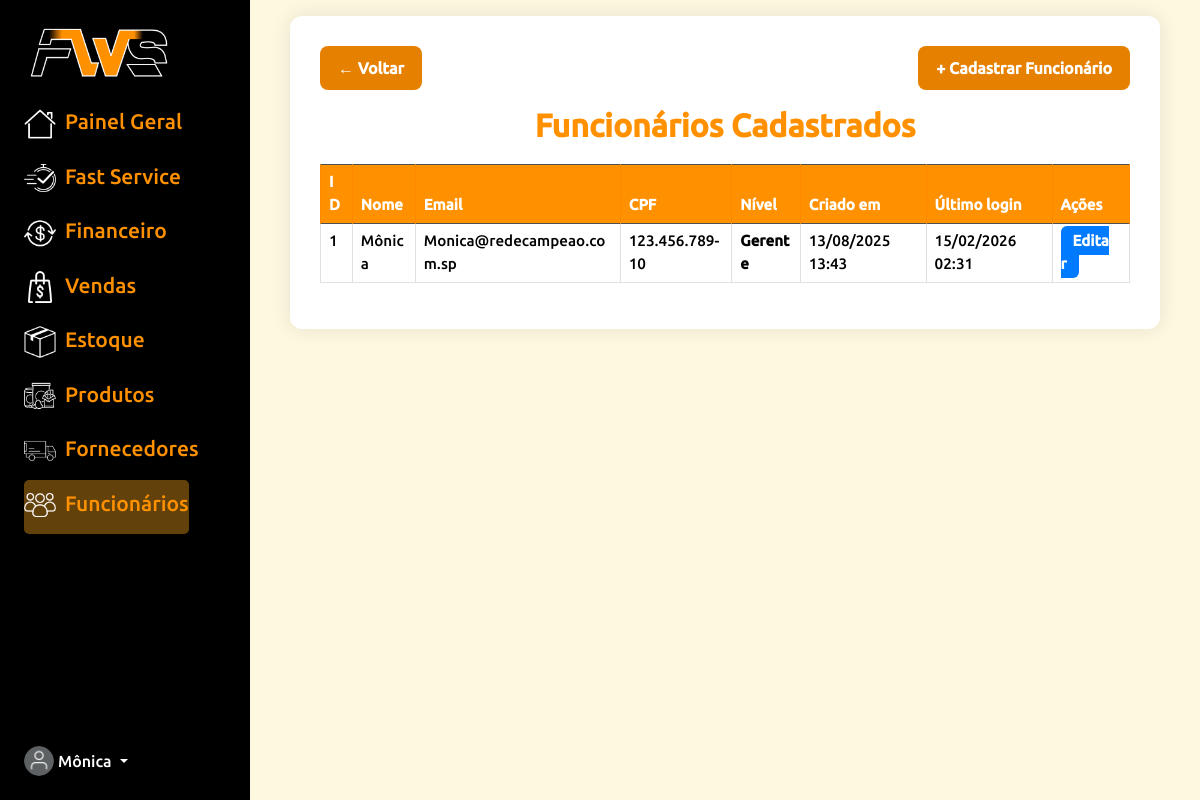
The app's page /FWS_ADM/funcionarios/HTML/lista_funcionarios.php (signed in) with its own data.
### tables this page shows
CREATE TABLE IF NOT EXISTS `funcionarios` (
  `id` int(11) NOT NULL AUTO_INCREMENT,
  `nome` varchar(100) NOT NULL,
  `cpf` varchar(14) NOT NULL,
  `email` varchar(100) NOT NULL,
  `senha` varchar(255) NOT NULL,
  `nivel_permissao` tinyint(4) NOT NULL,
  `criado_em` timestamp NULL DEFAULT CURRENT_TIMESTAMP,
  `ultimo_login` datetime DEFAULT NULL,
  `ativo` tinyint(1) DEFAULT '1',
  PRIMARY KEY (`id`),
  UNIQUE KEY `cpf` (`cpf`),
  UNIQUE KEY `email` (`email`)
);

### FWS_ADM/funcionarios/HTML/lista_funcionarios.php (the view, shortened to what this page needs)
<?php
include "../../conn.php";
$id = $_SESSION['usuario_id_ADM'];
$stmt = $sql->prepare("SELECT nome, nivel_permissao FROM funcionarios WHERE id = ?");
$stmt->bind_param("i", $id);
$stmt->execute();
$stmt->bind_result($nome_adm, $nivel_adm);
$nome_adm = explode(" ", trim($nome_adm))[0];
$query = "SELECT id, nome, email, CPF, nivel_permissao, criado_em, ultimo_login FROM funcionarios ORDER BY id ASC";
$result = $sql->query($query);
function nivelPermissao($nivel) {
    if ($nivel == 3) return "Gerente";
    return "Desconhecido";
}
$pagina = 'funcionarios';
?>
<!DOCTYPE html>
<html lang="pt-br">
<head>
    <link href="https://cdn.jsdelivr.net/npm/bootstrap@5.3.3/dist/css/bootstrap.min.css" rel="stylesheet">
  <link rel="stylesheet" href="../../menu_principal/CSS/menu_principal.css">
</head>
<body>
    <div class="container-fluid">
        <div class="row flex-nowrap">
            <div class="col-auto px-sm-2 px-0 bg-dark" id="fund">
                <div class="d-flex flex-column align-items-center align-items-sm-start px-3 pt-2 text-white min-vh-100"
                    id="menu">
                    <ul class="nav nav-pills flex-column mb-sm-auto mb-0 align-items-center align-items-sm-start">
                        <li id="logo-linha"><img src="../../menu_principal/IMG/logo_linhas.png"></li>
                        <li class="nav-item">
                            <a href="/fws/FWS_ADM/menu_principal/HTML/menu_principal1.php"
                                class="nav-link align-middle px-0" id="cor-fonte">
                                <img src="../../menu_principal/IMG/painelgeral.png">
                                <span class="ms-1 d-none d-sm-inline">Painel Geral</span>
                            </a>
                        </li>
                        <li><a href="/fws/FWS_ADM/fast_service/HTML/fast_service.php" class="nav-link align-middle px-0"
                                id="cor-fonte">
                                <img src="../../menu_principal/IMG/fastservice.png">
                                <span class="ms-1 d-none d-sm-inline">Fast Service</span></a></li>
                        <li><a href="/fws/FWS_ADM/menu_financeiro/HTML/menu_financeiro.php"
                                class="nav-link align-middle px-0" id="cor-fonte">
                                <img src="../../menu_principal/IMG/financeiro.png">
                                <span class="ms-1 d-none d-sm-inline">Financeiro</span></a></li>
                        <li><a href="/fws/FWS_ADM/menu_vendas/HTML/menu_venda.php" class="nav-link align-middle px-0"
                                id="cor-fonte">
                                <img src="../../menu_principal/IMG/vendaspai.png">
                                <span class="ms-1 d-none d-sm-inline">Vendas</span></a></li>
                        <li><a href="/fws/FWS_ADM/estoque/HTML/estoque.php" class="nav-link align-middle px-0"
                                id="cor-fonte">
                                <img src="../../menu_principal/IMG/estoque.png">
                                <span class="ms-1 d-none d-sm-inline">Estoque</span></a></li>
                        <li><a href="/fws/FWS_ADM/produtos/HTML/lista_produtos.php" class="nav-link align-middle px-0"
                                id="cor-fonte">
                                <img src="../../menu_principal/IMG/produtos.png">
                                <span class="ms-1 d-none d-sm-inline">Produtos</span></a></li>
                        <li><a href="/fws/FWS_ADM/fornecedores/HTML/lista_fornecedores.php"
                                class="nav-link align-middle px-0" id="cor-fonte">
                                <img src="../../menu_principal/IMG/fornecedor.png">
                                <span class="ms-1 d-none d-sm-inline">Fornecedores</span></a></li>
                        <li><a href="/fws/FWS_ADM/funcionarios/HTML/menu_funcionarios.php"
                                class="nav-link align-middle px-0 <?php if($pagina=='funcionarios') echo 'active'; ?>" id="cor-fonte">
                                <img src="../../menu_principal/IMG/funcionarios.png">
                                <span class="ms-1 d-none d-sm-inline">Funcionários</span></a></li>
                    </ul>
                    <div class="dropdown pb-4">
                        <a href="#" class="d-flex align-items-center text-white text-decoration-none dropdown-toggle"
                            data-bs-toggle="dropdown">
                            <img src="../../fotodeperfiladm.png" width="30" height="30" class="rounded-circle">
                            <span class="d-none d-sm-inline mx-1"><?= $nome_adm ?></span>
                        </a>
                    </div>
                </div>
            </div>
            <div class="col py-3" id="conteudo-principal">
                <div class="container">
                    <div class="d-flex justify-content-between mb-3">
                        <a href="menu_funcionarios.php" class="btn-voltar">← Voltar</a>
                        <a href="cadastrar_funcionario.php" class="btn-cadastrar">+ Cadastrar Funcionário</a>
                    </div>
                    <h2>Funcionários Cadastrados</h2>
                    <table class="table table-bordered table-hover">
                        <thead class="table-dark">
                            <tr>
                                <th>ID</th>
                                <th>Nome</th>
                                <th>Email</th>
                                <th>CPF</th>
                                <th>Nível</th>
                                <th>Criado em</th>
                                <th>Último login</th>
                                <?php if ($nivel_adm == 2 || $nivel_adm == 3): ?>
                                <th>Ações</th>
                                <?php endif; ?>
                            </tr>
                        </thead>
                        <tbody>
                            <?php if ($result->num_rows > 0): ?>
                            <?php while ($row = $result->fetch_assoc()): ?>
                            <tr>
                                <td class="sem-quebra"><?= $row['id'] ?></td>
                                <td class="col-nome"><?= htmlspecialchars($row['nome']) ?></td>
                                <td class="sem-quebra"><?= htmlspecialchars($row['email']) ?></td>
                                <td class="sem-quebra"><?= htmlspecialchars($row['CPF']) ?></td>
                                <td class="nivel-vermelho"><?= nivelPermissao($row['nivel_permissao']) ?></td>
                                <td class="sem-quebra"><?= date('d/m/Y H:i', strtotime($row['criado_em'])) ?></td>
                                <td class="sem-quebra">
                                    <?= $row['ultimo_login'] ? date('d/m/Y H:i', strtotime($row['ultimo_login'])) : '-' ?>
                                </td>
                                <?php if ($nivel_adm == 2 || $nivel_adm == 3): ?>
                                <td>
                                    <a href="editar_funcionario.php?id=<?= $row['id'] ?>" class="btn-editar">Editar</a>
                                </td>
                                <?php endif; ?>
                            </tr>
                            <?php endwhile; ?>
                            <?php else: ?>
                            <tr>
                                <td colspan="8">Nenhum funcionário encontrado.</td>
                            </tr>
                            <?php endif; ?>
                        </tbody>
                    </table>
                </div>
            </div>
        </div>
    </div>
</body>
</html>

### FWS_ADM/menu_principal/CSS/menu_principal.css (style rules this page uses)
.col { margin-left: 250px; }
#menu { background-color: black; }
#fund { background-color: black !important; position: fixed; left: 0; top: 0; height: 100vh; overflow-y: auto; z-index: 1000; }
#cor-fonte { color: #ff9100; font-size: 21px; padding-bottom: 13px; }
#cor-fonte img { width: 32px; }
#logo-linha img { width: 150px; }
.nav-link { width: 100%; display: block; border-radius: 10px; }
.nav-link.active { background-color: #f4a21d67 !important; border-radius: 5px; }

### FWS_ADM/funcionarios/HTML/lista_funcionarios.php (style rules this page uses)
body { background-color: #fff8e1; overflow-x: hidden; animation: fadeIn 0.5s ease; margin: 0; }
#fund { position: fixed; top: 0; left: 0; height: 100vh; width: 250px; background-color: black !important; overflow-y: auto; z-index: 1000; }
#menu { background-color: black; }
#fund { background-color: black !important; }
#cor-fonte { color: #ff9100; font-size: 21px; padding-bottom: 13px; }
#cor-fonte img { width: 32px; }
#logo-linha img { width: 150px; }
.nav-link { width: 100%; display: block; border-radius: 10px; }
.nav-link.active { background-color: #f4a21d67 !important; border-radius: 5px; }
#conteudo-principal { margin-left: 250px; padding: 40px; }
.container { max-width: 1100px; background: white; padding: 30px; border-radius: 12px; box-shadow: 0 0 20px rgba(0, 0, 0, 0.1); animation: slideIn 0.5s ease; }
h2 { text-align: center; color: #ff9100; font-weight: bold; margin-bottom: 20px; }
.btn-voltar, .btn-cadastrar { padding: 10px 18px; border-radius: 8px; font-weight: bold; border: none; transition: all .2s ease; color: white; }
.btn-voltar { background-color: #e68000; }
.btn-cadastrar { background-color: #e68000; }
.table thead.table-dark { background-color: #ff9100; }
.table thead.table-dark th { background-color: #ff9100; color: white; border-color: #ff8800; }
tr { transition: all .18s ease; }
.col-nome { max-width: 220px; word-wrap: break-word; }
.sem-quebra { white-space: nowrap; }
.nivel-vermelho { color: #d11b1b; font-weight: bold; }
.btn-editar { background-color: #007bff; color: white; border-radius: 6px; padding: 6px 12px; font-weight: bold; transition: .2s; text-decoration: none; }
.table { width: 100%; border-collapse: collapse; }
.table th, .table td { padding: 6px 8px !important; font-size: 0.95rem; white-space: normal; word-break: break-word; }
.col-nome { max-width: 180px; white-space: normal; word-wrap: break-word; }
a { text-decoration: none !important; }

### records on screen
funcionarios: nome "Mônica", id "1", email "Monica@redecampeao.com.sp", cpf "123.456.789-10", nivel_permissao "Gerente", criado_em "13/08/2025 13:43", ultimo_login "15/02/2026 02:31"
